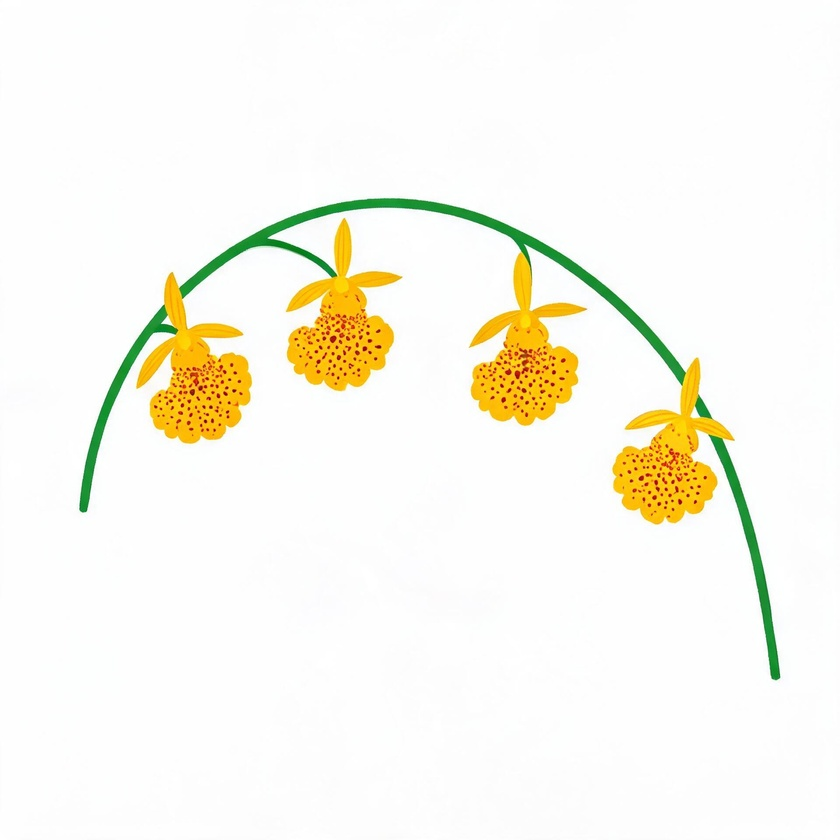
#> input picture temp/dancing_lady_bop.jpg, 840 x 840 px, shrunk from 1920 x 1920 before the run, found by its file name
$ python process_t1_v2.py
#> lines starting #> are read from the running program, lines starting #| are printed output that depends on the picture; after the words box and inside, x2 and y2 are one past the last pixel; in counts of white or black regions, pixels touching at a corner belong together
### temp/process_v3.py
"""
v3: Enhanced saturation + flood-fill bg removal + larger flower scaling.
"""

import os
import numpy as np
from PIL import Image
from collections import deque

SRC_DIR = r"D:\mcmod\mytestmod\temp\ai_source"
DST_DIR = r"D:\mcmod\mytestmod\src\main\resources\assets\firstmod\textures\block"
TARGET_SIZE = 32
MAX_COLORS = 10
SATURATION_BOOST = 1.35  # Increase saturation by 35%
BRIGHTNESS_BOOST = 1.05  # Slight brightness increase


def rgb_to_hsv(r, g, b):
    """Convert RGB (0-255) to HSV."""
    r, g, b = r / 255.0, g / 255.0, b / 255.0
    max_c = max(r, g, b)
    min_c = min(r, g, b)
    v = max_c
    delta = max_c - min_c
    s = delta / max_c if max_c > 0 else 0
    if delta == 0:
        h = 0
    elif max_c == r:
        h = ((g - b) / delta) % 6
    elif max_c == g:
        h = (b - r) / delta + 2
    else:
        h = (r - g) / delta + 4
    h = h / 6.0  # normalize to 0-1
    return h, s, v


def hsv_to_rgb(h, s, v):
    """Convert HSV (0-1) to RGB (0-255)."""
    h = h * 6.0
    i = int(h) % 6
    f = h - int(h)
    v *= 255.0
    p = v * (1 - s)
    q = v * (1 - f * s)
    t = v * (1 - (1 - f) * s)
    if i == 0:
        return int(v), int(t), int(p)
    elif i == 1:
        return int(q), int(v), int(p)
    elif i == 2:
        return int(p), int(v), int(t)
    elif i == 3:
        return int(p), int(q), int(v)
    elif i == 4:
        return int(t), int(p), int(v)
    else:
        return int(v), int(p), int(q)


def boost_saturation(img):
    """Increase saturation and vibrance of the image."""
    arr = np.array(img).astype(np.int32)
    h, w = arr.shape[:2]

    for y in range(h):
        for x in range(w):
            r, g, b, a = arr[y, x]
            if a == 0:
                continue
            hue, sat, val = rgb_to_hsv(r, g, b)
            # Boost saturation
            sat = min(1.0, sat * SATURATION_BOOST)
            # Slight brightness boost for darker colors
            if val < 0.5:
                val = min(1.0, val * BRIGHTNESS_BOOST)
            nr, ng, nb = hsv_to_rgb(hue, sat, val)
            arr[y, x, 0] = max(0, min(255, nr))
            arr[y, x, 1] = max(0, min(255, ng))
            arr[y, x, 2] = max(0, min(255, nb))

    return Image.fromarray(arr.astype(np.uint8), 'RGBA')


def is_background_pixel(r, g, b):
    """Check if pixel is white/near-white background."""
    brightness = (int(r) + int(g) + int(b)) / 3.0
    max_c = max(int(r), int(g), int(b))
    min_c = min(int(r), int(g), int(b))
    saturation = (max_c - min_c) / max_c if max_c > 0 else 0

    if brightness >= 238 and saturation < 0.08:
        return True
    if brightness >= 245 and saturation < 0.05:
        return True
    return False


def flood_fill_background(arr):
    """Flood-fill from borders to remove only connected background."""
    h, w = arr.shape[:2]
    visited = np.zeros((h, w), dtype=bool)
    is_bg = np.zeros((h, w), dtype=bool)
    queue = deque()

    # Check all 4 borders
    for x in range(w):
        for y in [0, h-1]:
            if not visited[y, x]:
                r, g, b = arr[y, x, 0], arr[y, x, 1], arr[y, x, 2]
                if is_background_pixel(r, g, b):
                    queue.append((y, x))
                    visited[y, x] = True
                    is_bg[y, x] = True
    for y in range(h):
        for x in [0, w-1]:
            if not visited[y, x]:
                r, g, b = arr[y, x, 0], arr[y, x, 1], arr[y, x, 2]
                if is_background_pixel(r, g, b):
                    queue.append((y, x))
                    visited[y, x] = True
                    is_bg[y, x] = True

    while queue:
        y, x = queue.popleft()
        for dy, dx in [(-1, 0), (1, 0), (0, -1), (0, 1)]:
            ny, nx = y + dy, x + dx
            if 0 <= ny < h and 0 <= nx < w and not visited[ny, nx]:
                r, g, b = arr[ny, nx, 0], arr[ny, nx, 1], arr[ny, nx, 2]
                if is_background_pixel(r, g, b):
                    visited[ny, nx] = True
                    is_bg[ny, nx] = True
                    queue.append((ny, nx))
                else:
                    visited[ny, nx] = True

    return is_bg


def fill_holes(alpha_mask):
    """Fill small holes inside opaque region."""
    h, w = alpha_mask.shape
    result = alpha_mask.copy()
    for _ in range(2):
        temp = result.copy()
        for y in range(h):
            for x in range(w):
                if temp[y, x] == 0:
                    count = 0
                    for dy, dx in [(-1, 0), (1, 0), (0, -1), (0, 1)]:
                        ny, nx = y + dy, x + dx
                        if 0 <= ny < h and 0 <= nx < w and temp[ny, nx] > 0:
                            count += 1
                    if count >= 3:
                        result[y, x] = 255
    return result


def crop_to_content(img, padding_frac=0.02):
    """Crop to non-transparent content bounding box."""
    arr = np.array(img)
    alpha = arr[:, :, 3]
    if alpha.max() == 0:
        return img
    rows = np.any(alpha > 0, axis=1)
    cols = np.any(alpha > 0, axis=0)
    rmin, rmax = np.where(rows)[0][[0, -1]]
    cmin, cmax = np.where(cols)[0][[0, -1]]
    h, w = alpha.shape
    ph = max(1, int((rmax - rmin) * padding_frac))
    pw = max(1, int((cmax - cmin) * padding_frac))
    rmin = max(0, rmin - ph)
    rmax = min(h - 1, rmax + ph)
    cmin = max(0, cmin - pw)
    cmax = min(w - 1, cmax + pw)
    return img.crop((cmin, rmin, cmax + 1, rmax + 1))


# [16 lines left out: function resize_to_32, not called in this run]


def quantize_colors(img, max_colors=MAX_COLORS):
    """Quantize to limited palette."""
    arr = np.array(img.convert('RGBA'))
    alpha = arr[:, :, 3]
    mask = alpha > 128
    if mask.sum() == 0:
        return img

    pixels = arr[mask][:, :3].astype(np.int32)
    if len(pixels) == 0:
        return img

    temp_img = Image.fromarray(pixels.reshape(1, -1, 3).astype(np.uint8), 'RGB')
    quantized = temp_img.quantize(colors=max_colors, method=Image.MEDIANCUT)
    palette = quantized.getpalette()[:max_colors * 3]
    palette = np.array(palette).reshape(-1, 3).astype(np.int32)

    for i in range(len(pixels)):
        dists = np.sum((palette - pixels[i]) ** 2, axis=1)
        pixels[i] = palette[np.argmin(dists)]

    arr[mask, :3] = pixels.astype(np.uint8)
    arr[:, :, 3] = np.where(alpha > 128, 255, 0)
    return Image.fromarray(arr, 'RGBA')


def cleanup_pixels(img):
    """Remove isolated single pixels."""
    arr = np.array(img)
    alpha = arr[:, :, 3].copy()
    h, w = alpha.shape
    for y in range(h):
        for x in range(w):
            if alpha[y, x] == 255:
                neighbors = []
                if y > 0: neighbors.append(alpha[y-1, x])
                if y < h-1: neighbors.append(alpha[y+1, x])
                if x > 0: neighbors.append(alpha[y, x-1])
                if x < w-1: neighbors.append(alpha[y, x+1])
                if len(neighbors) > 0 and all(n == 0 for n in neighbors):
                    alpha[y, x] = 0
    arr[:, :, 3] = alpha
    return Image.fromarray(arr, 'RGBA')


# [73 lines left out: functions process_flower, main, not called in this run]


# [2 lines that do not run on import are left out]

### temp/process_t1_v2.py
"""Process dancing_lady and chamomile with separate flower/stem handling."""
import numpy as np
from PIL import Image
import sys
sys.path.insert(0, r"D:\mcmod\mytestmod\temp")
from process_v3 import boost_saturation, flood_fill_background, fill_holes, crop_to_content, quantize_colors, cleanup_pixels

TARGET = 32
DST = r"D:\mcmod\mytestmod\src\main\resources\assets\firstmod\textures\block"

def process_vertical_flower(name, src_path, dst_path, flower_ratio=0.5, fill=1.0):
    """Process a vertical flower image by splitting flower head and stem."""
    img = Image.open(src_path).convert('RGBA')
    arr = np.array(img).astype(np.uint8)

    # Remove background
    bg_mask = flood_fill_background(arr)
    arr[bg_mask, 3] = 0
    img = Image.fromarray(arr, 'RGBA')

    # Crop
    img = crop_to_content(img, 0.02)
    w, h = img.size
    print(f"  {name} after crop: {w}x{h}")

    # Split into flower (top) and stem (bottom)
    flower_h = int(h * flower_ratio)
    flower_img = img.crop((0, 0, w, flower_h))
    stem_img = img.crop((0, flower_h, w, h))

    fw, fh = flower_img.size
    sw, sh = stem_img.size

    # Resize flower to fill ~20px height
    flower_scale = min(20 / fw, 20 / fh) * fill
    new_fw = max(1, int(fw * flower_scale))
    new_fh = max(1, int(fh * flower_scale))
    flower_resized = flower_img.resize((new_fw, new_fh), Image.LANCZOS)

    # Resize stem to fill ~10px height
    stem_scale = min(10 / sw, 12 / sh) * 0.7
    new_sw = max(1, int(sw * stem_scale))
    new_sh = max(1, int(sh * stem_scale))
    stem_resized = stem_img.resize((new_sw, new_sh), Image.LANCZOS)

    # Combine on canvas
    canvas = Image.new('RGBA', (TARGET, TARGET), (0, 0, 0, 0))

    # Flower at top center
    ox_f = (TARGET - new_fw) // 2
    oy_f = 1
    canvas.paste(flower_resized, (ox_f, oy_f), flower_resized)

    # Stem below
    ox_s = (TARGET - new_sw) // 2
    oy_s = 20
    canvas.paste(stem_resized, (ox_s, oy_s), stem_resized)

    # Boost saturation
    canvas = boost_saturation(canvas)

    # Fill holes
    alpha = np.array(canvas)[:, :, 3]
    alpha_filled = fill_holes(alpha)
    arr_c = np.array(canvas)
    arr_c[:, :, 3] = alpha_filled
    canvas = Image.fromarray(arr_c, 'RGBA')

    # Quantize
    canvas = quantize_colors(canvas, 10)

    # Cleanup
    canvas = cleanup_pixels(canvas)

    # Clean black artifacts
    arr_f = np.array(canvas)
    for y in range(TARGET):
        for x in range(TARGET):
            r, g, b, a = arr_f[y, x]
            if a > 0 and r == 0 and g == 0 and b == 0:
                arr_f[y, x, 3] = 0
    canvas = Image.fromarray(arr_f, 'RGBA')

    canvas.save(dst_path, 'PNG')

    varr = np.array(canvas)
    n = int(np.sum(varr[:,:,3] > 0))
    colors = set()
    for y in range(TARGET):
        for x in range(TARGET):
            if varr[y, x, 3] > 0:
                colors.add(tuple(varr[y, x, :3]))

    print(f"  {name} result: {n} pixels, {len(colors)} colors")

    # Add manual stem if too sparse
    arr_m = np.array(canvas)
    stem_added = 0
    for y in range(22, 32):
        for x in range(14, 18):
            if arr_m[y, x, 3] == 0:
                if x == 15 or x == 16:
                    arr_m[y, x] = [100, 155, 12, 255]
                    stem_added += 1
                elif x == 14 or x == 17:
                    arr_m[y, x] = [73, 125, 7, 255]
                    stem_added += 1

    if stem_added > 0:
        canvas = Image.fromarray(arr_m, 'RGBA')
        canvas.save(dst_path, 'PNG')
        n_final = int(np.sum(arr_m[:,:,3] > 0))
        print(f"  {name} after stem fill: {n_final} pixels (+{stem_added} stem)")

    return n

# Dancing lady - arching spray of yellow flowers
n1 = process_vertical_flower('dancing_lady',
    r'D:\mcmod\mytestmod\temp\dancing_lady_bop.jpg',
    f'{DST}\\dancing_lady.png',
    flower_ratio=0.6, fill=1.0)
#> after the loop in flood_fill_background, `for x in range(w):`:
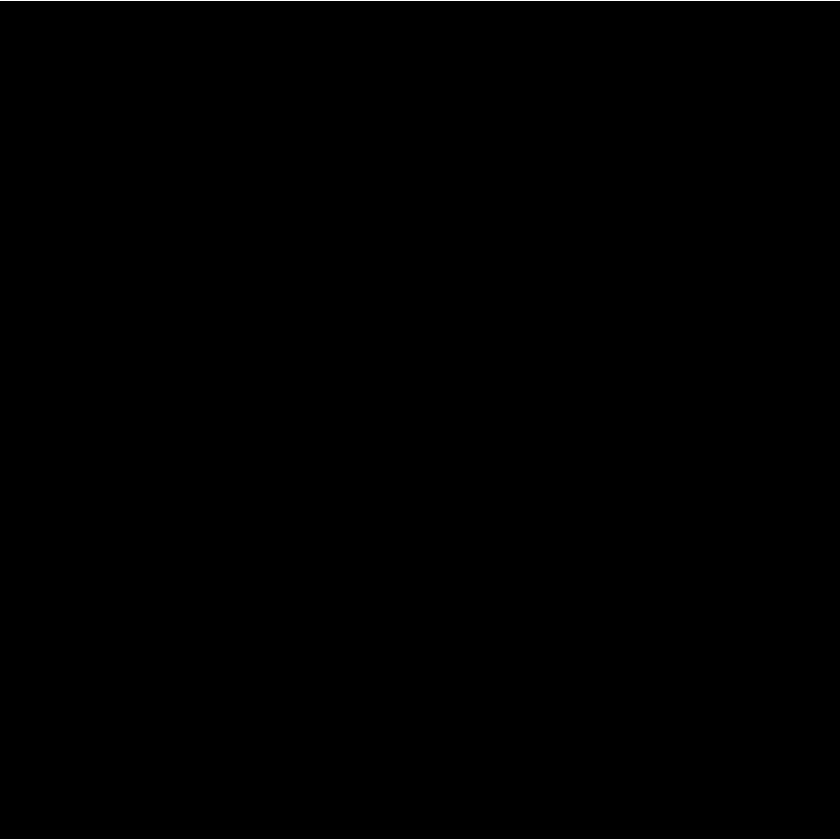
#> is_bg: shape (840, 840) bool; 0.24% white in thin lines or dots
#> after the loop in flood_fill_background, `for y in range(h):`:
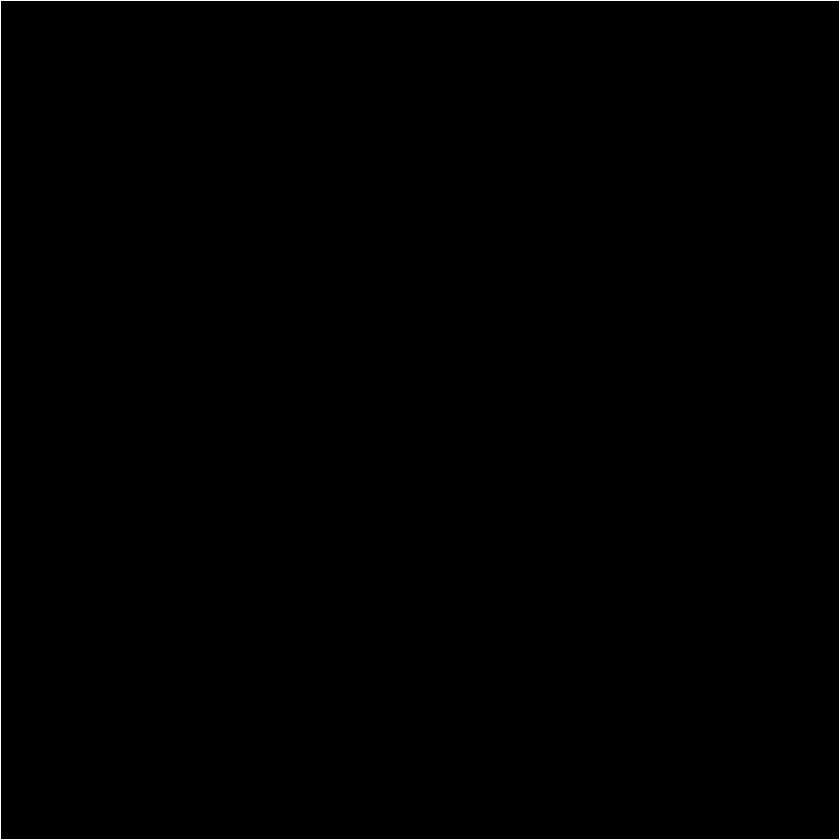
#> is_bg: shape (840, 840) bool; 0.48% white in thin lines or dots
#> after the loop in flood_fill_background, `while queue:`: is_bg: shape (840, 840) bool; 92% white; 1 black region, box (x1, y1, x2, y2) and area: (79, 197, 781, 681) 56098
#> after the loop in flood_fill_background, `while queue:`: visited: shape (840, 840) bool; 92.7% white; 1 black region, box (x1, y1, x2, y2) and area: (80, 198, 780, 680) 51719
#|   dancing_lady after crop: 730x502
#> in process_vertical_flower, `canvas = Image.new('RGBA', (TARGET, TARGET), (0, 0, 0, 0))`: canvas: PIL image 32x32 RGBA; every value is 0
#> after the loop in boost_saturation, `for y in range(h):`: arr: shape (32, 32, 4) int32; mean R, G, B, A 7.4, 6.7, 0.6, 6.1
#> after the loop in fill_holes, `for _ in range(2):`: result: shape (32, 32); min 0, max 255, mean 8.1
#> in process_vertical_flower, `arr_c[:, :, 3] = alpha_filled`: arr_c: shape (32, 32, 4); mean R, G, B, A 7.4, 6.7, 0.6, 8.1
#> in quantize_colors, `mask = alpha > 128`: mask: shape (32, 32) bool; 2.9% white in thin lines or dots, all inside (x1, y1, x2, y2) = (8, 2, 24, 9)
#> the loop in quantize_colors, `for i in range(len(pixels)):` made 30 passes
#> in quantize_colors, `arr[mask, :3] = pixels.astype(np.uint8)`: arr: shape (32, 32, 4); mean R, G, B, A 7.4, 6.6, 0.6, 8.1
#> in quantize_colors, `arr[:, :, 3] = np.where(alpha > 128, 255, 0)`: arr: shape (32, 32, 4); mean R, G, B, A 7.4, 6.6, 0.6, 7.5
#> in cleanup_pixels, `arr[:, :, 3] = alpha`: arr: shape (32, 32, 4); mean R, G, B, A 7.4, 6.6, 0.6, 7
#> after the loop in process_vertical_flower, `for y in range(TARGET):`: arr_f: shape (32, 32, 4); mean R, G, B, A 7.4, 6.6, 0.6, 6.5
#|   dancing_lady result: 26 pixels, 8 colors
#> after the loop in process_vertical_flower, `for y in range(22, 32):`: arr_m: shape (32, 32, 4); mean R, G, B, A 10.8, 12.1, 0.9, 16.4
#|   dancing_lady after stem fill: 66 pixels (+40 stem)

# Chamomile - daisy with stem
n2 = process_vertical_flower('chamomile',
    r'D:\mcmod\mytestmod\temp\chamomile_bop.jpg',
    f'{DST}\\chamomile.png',
    flower_ratio=0.4, fill=1.0)
#> call 2 of process_vertical_flower, with name = 'chamomile', flower_ratio = 0.4, fill = 1
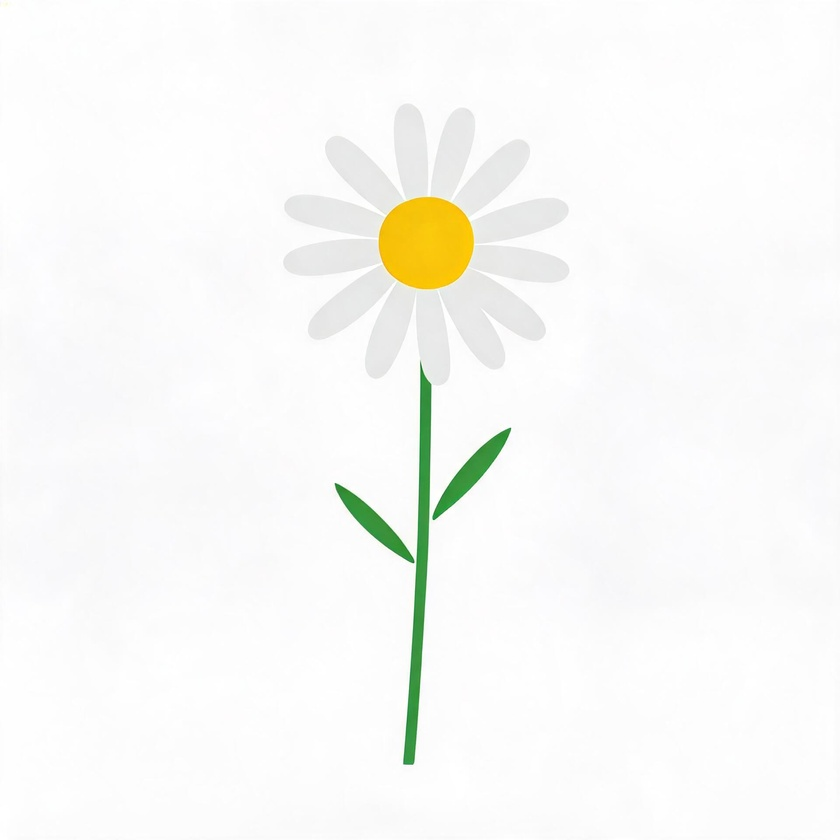
#> input picture temp/chamomile_bop.jpg, 840 x 840 px, shrunk from 1920 x 1920 before the run, found by its file name
#> after the loop in flood_fill_background (call 2), `while queue:`: is_bg: shape (840, 840) bool; 92.8% white; 3 black regions (1 under 20 px), largest, box (x1, y1, x2, y2) and area: (283, 104, 569, 765) 48887, (432, 427, 512, 521) 2025
#> after the loop in flood_fill_background (call 2), `while queue:`: visited: shape (840, 840) bool; 93.3% white; 2 black regions, box (x1, y1, x2, y2) and area: (284, 105, 568, 764) 45514, (433, 428, 511, 520) 1809
#> call 2 of crop_to_content, with padding_frac = 0.02
#> in crop_to_content (call 2), `return img.crop((cmin, rmin, cmax + 1, rmax + 1))`:
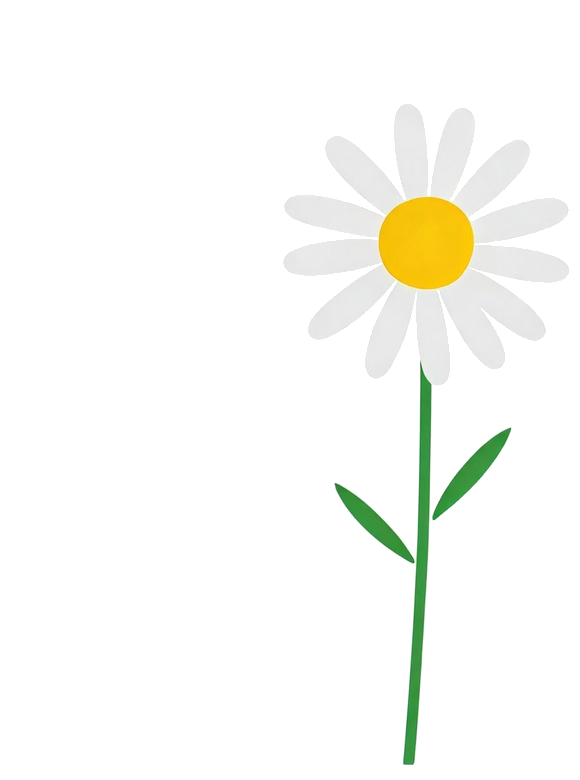
#> returned value: PIL image 580x780 RGBA; mean R, G, B, A 247, 247.7, 243.5, 28.7; transparent parts drawn white
#|   chamomile after crop: 580x780
#> in process_vertical_flower (call 2), `flower_img = img.crop((0, 0, w, flower_h))`:
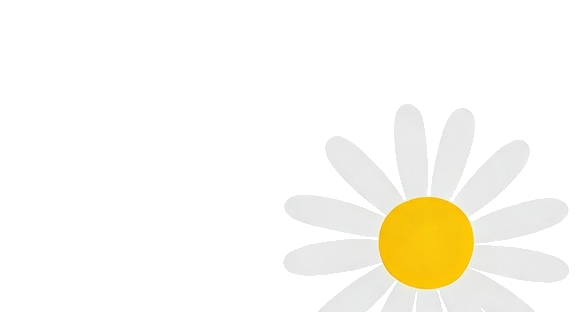
#> flower_img: PIL image 580x312 RGBA; mean R, G, B, A 249.1, 247.2, 239.9, 48.4; transparent parts drawn white
#> in process_vertical_flower (call 2), `stem_img = img.crop((0, flower_h, w, h))`:
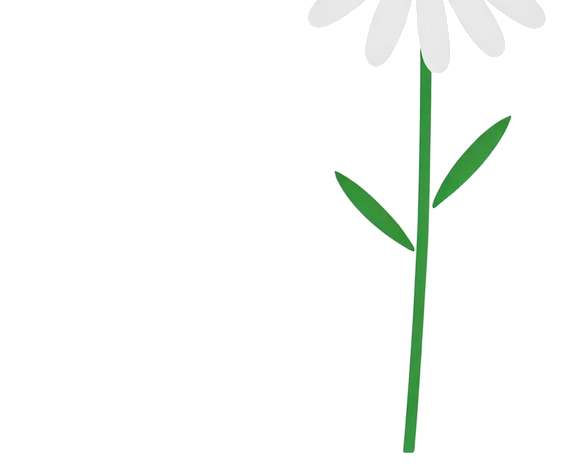
#> stem_img: PIL image 580x468 RGBA; mean R, G, B, A 245.5, 248.1, 245.9, 15.6; transparent parts drawn white
#> after the loop in boost_saturation (call 2), `for y in range(h):`: arr: shape (32, 32, 4) int32; mean R, G, B, A 9.2, 8.9, 7.2, 7.5
#> in process_vertical_flower (call 2), `arr_c[:, :, 3] = alpha_filled`: arr_c: shape (32, 32, 4); mean R, G, B, A 9.2, 8.9, 7.2, 7.9
#> call 2 of quantize_colors, with max_colors = 10
#> in quantize_colors (call 2), `mask = alpha > 128`: mask: shape (32, 32) bool; 3.1% white; 1 white region, box (x1, y1, x2, y2) and area: (15, 5, 25, 11) 32
#> the loop in quantize_colors (call 2), `for i in range(len(pixels)):` made 32 passes
#> in quantize_colors (call 2), `arr[mask, :3] = pixels.astype(np.uint8)`:
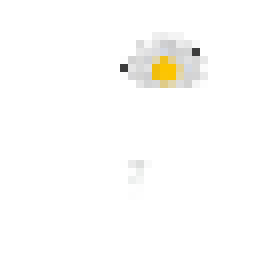
#> arr: shape (32, 32, 4) (shown 8 times larger); mean R, G, B, A 9.3, 9, 7.3, 7.9; transparent parts drawn white
#|   chamomile result: 29 pixels, 9 colors
#|   chamomile after stem fill: 69 pixels (+40 stem)
